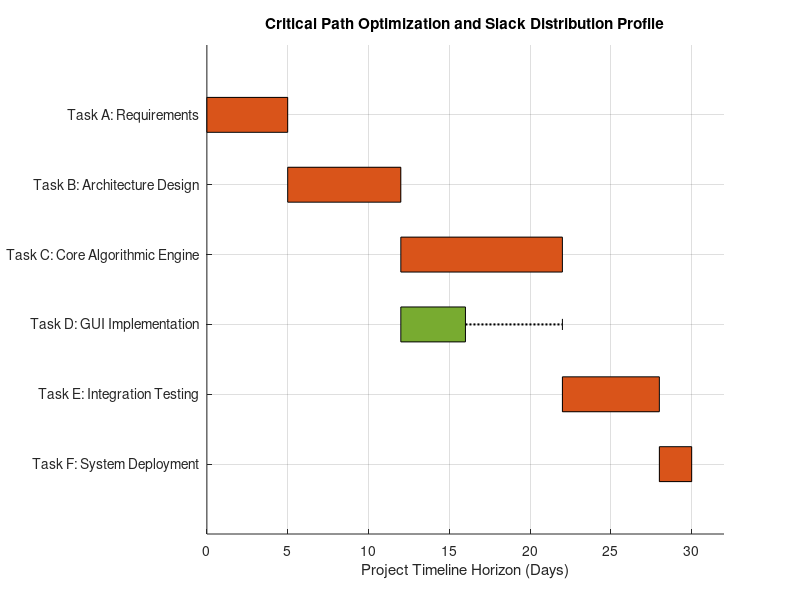

Write the MATLAB code that produced this figure.
%% Optimized Project Scheduling and Resource Allocation Matrix
% Author: Goldfish Prodigy
% Description: Implements the Critical Path Method (CPM) using topological 
%              sorting and poset relations to optimize project timelines, 
%              isolate bottlenecks, and compute task float (slack).

clear; clc; close all;

%% 1. Define Task Set and Dependencies (Poset Representation)
% Tasks: A=1, B=2, C=3, D=4, E=5, F=6
task_names = {'Task A: Requirements', 'Task B: Architecture Design', ...
              'Task C: Core Algorithmic Engine', 'Task D: GUI Implementation', ...
              'Task E: Integration Testing', 'Task F: System Deployment'};
          
durations = [5, 7, 10, 4, 6, 2]; % Time units (e.g., days)
num_tasks = length(durations);

% Adjacency Matrix defining dependency relations (Partial Ordering)
% If adj(i, j) == 1, then task i must finish before task j can begin.
adj = zeros(num_tasks, num_tasks);
adj(1, 2) = 1; % A -> B
adj(2, 3) = 1; % B -> C
adj(2, 4) = 1; % B -> D
adj(3, 5) = 1; % C -> E
adj(4, 5) = 1; % D -> E
adj(5, 6) = 1; % E -> F

%% 2. Forward Pass: Compute Earliest Start (ES) and Earliest Finish (EF)
ES = zeros(1, num_tasks);
EF = zeros(1, num_tasks);

% Simple topological approach assuming tasks are ordered logically in indices
for i = 1:num_tasks
    % Earliest Start is the maximum Earliest Finish of all immediate predecessors
    predecessors = find(adj(:, i) == 1);
    if isempty(predecessors)
        ES(i) = 0;
    else
        ES(i) = max(EF(predecessors));
    end
    EF(i) = ES(i) + durations(i);
end

total_project_duration = max(EF);

%% 3. Backward Pass: Compute Latest Finish (LF) and Latest Start (LS)
LF = total_project_duration * ones(1, num_tasks);
LS = zeros(1, num_tasks);

for i = num_tasks:-1:1
    % Latest Finish is the minimum Latest Start of all immediate successors
    successors = find(adj(i, :) == 1);
    if ~isempty(successors)
        LF(i) = min(LS(successors));
    end
    LS(i) = LF(i) - durations(i);
end

%% 4. Calculate Slack (Total Float) and Identify Critical Path
% Slack = LF - EF (or LS - ES). If slack is 0, the task is on the critical path.
slack = LF - EF;
critical_path_mask = (slack == 0);

%% 5. Visualization: Gantt Chart Generation
figure('Name', 'Project Scheduling Optimization Framework', 'Position', [100, 100, 900, 450]);
hold on;

for i = 1:num_tasks
    % Assign red for critical bottleneck tasks, green for flexible tasks
    if critical_path_mask(i)
        bar_color = [0.85 0.33 0.10]; % Red/Orange
    else
        bar_color = [0.47 0.67 0.19]; % Muted Green
    end
    
    % Plot active working duration bar
    rectangle('Position', [ES(i), i-0.25, durations(i), 0.5], 'FaceColor', bar_color, 'EdgeColor', 'k');
    
    % Plot slack line if it exists
    if slack(i) > 0
        line([EF(i), LF(i)], [i, i], 'Color', 'k', 'LineWidth', 1.5, 'LineStyle', ':');
        plot(LF(i), i, 'k|', 'MarkerSize', 8);
    end
end

grid on;
set(gca, 'YTick', 1:num_tasks, 'YTickLabel', task_names, 'YDir', 'reverse');
xlabel('Project Timeline Horizon (Days)');
title('Critical Path Optimization and Slack Distribution Profile');
xlim([0, total_project_duration + 2]);

%% 6. Diagnostic Console Report
fprintf('=== Critical Path Management Metrics ===\n');
fprintf('Minimum Total Project Duration: %d Days\n\n', total_project_duration);
fprintf('%-32s | %-4s | %-4s | %-5s\n', 'Task Name', 'ES', 'LF', 'Slack Status');
fprintf('-----------------------------------------------------------------\n');
for i = 1:num_tasks
    if critical_path_mask(i)
        status = 'CRITICAL PATH';
    else
        status = sprintf('Flexible (+%dd)', slack(i));
    end
    fprintf('%-32s | %-4d | %-4d | %-s\n', task_names{i}, ES(i), LF(i), status);
end
